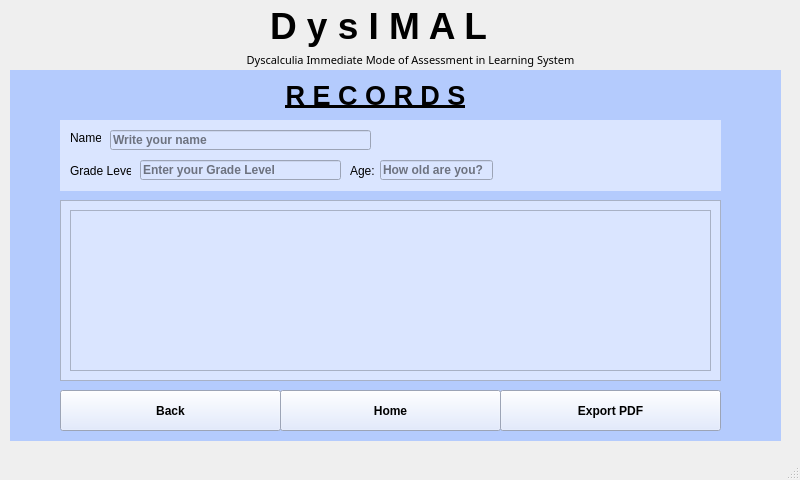
<?xml version="1.0" encoding="UTF-8"?>
<ui version="4.0">
 <class>MainWindow</class>
 <widget class="QMainWindow" name="MainWindow">
  <property name="geometry">
   <rect>
    <x>0</x>
    <y>0</y>
    <width>800</width>
    <height>480</height>
   </rect>
  </property>
  <property name="font">
   <font>
    <stylestrategy>PreferAntialias</stylestrategy>
   </font>
  </property>
  <property name="windowTitle">
   <string>MainWindow</string>
  </property>
  <widget class="QWidget" name="centralwidget">
   <widget class="QWidget" name="widget" native="true">
    <property name="geometry">
     <rect>
      <x>10</x>
      <y>70</y>
      <width>771</width>
      <height>371</height>
     </rect>
    </property>
    <property name="styleSheet">
     <string notr="true">background-color: rgb(180, 203, 253);</string>
    </property>
    <widget class="QFrame" name="frame">
     <property name="enabled">
      <bool>true</bool>
     </property>
     <property name="geometry">
      <rect>
       <x>50</x>
       <y>50</y>
       <width>661</width>
       <height>71</height>
      </rect>
     </property>
     <property name="tabletTracking">
      <bool>false</bool>
     </property>
     <property name="styleSheet">
      <string notr="true">background-color: rgb(218, 229, 255);</string>
     </property>
     <property name="frameShape">
      <enum>QFrame::NoFrame</enum>
     </property>
     <property name="frameShadow">
      <enum>QFrame::Raised</enum>
     </property>
     <property name="lineWidth">
      <number>1</number>
     </property>
     <property name="midLineWidth">
      <number>0</number>
     </property>
     <widget class="QLineEdit" name="lineEdit">
      <property name="geometry">
       <rect>
        <x>50</x>
        <y>10</y>
        <width>261</width>
        <height>20</height>
       </rect>
      </property>
      <property name="font">
       <font>
        <weight>75</weight>
        <bold>true</bold>
       </font>
      </property>
      <property name="text">
       <string/>
      </property>
      <property name="placeholderText">
       <string>Write your name</string>
      </property>
      <property name="clearButtonEnabled">
       <bool>true</bool>
      </property>
     </widget>
     <widget class="QLineEdit" name="lineEdit_2">
      <property name="geometry">
       <rect>
        <x>80</x>
        <y>40</y>
        <width>201</width>
        <height>20</height>
       </rect>
      </property>
      <property name="font">
       <font>
        <weight>75</weight>
        <bold>true</bold>
       </font>
      </property>
      <property name="placeholderText">
       <string>Enter your Grade Level</string>
      </property>
      <property name="clearButtonEnabled">
       <bool>true</bool>
      </property>
     </widget>
     <widget class="QLabel" name="label_3">
      <property name="geometry">
       <rect>
        <x>290</x>
        <y>40</y>
        <width>47</width>
        <height>21</height>
       </rect>
      </property>
      <property name="text">
       <string>Age:</string>
      </property>
     </widget>
     <widget class="QLabel" name="label">
      <property name="geometry">
       <rect>
        <x>10</x>
        <y>10</y>
        <width>31</width>
        <height>16</height>
       </rect>
      </property>
      <property name="text">
       <string>Name:</string>
      </property>
     </widget>
     <widget class="QLabel" name="label_2">
      <property name="geometry">
       <rect>
        <x>10</x>
        <y>40</y>
        <width>61</width>
        <height>21</height>
       </rect>
      </property>
      <property name="text">
       <string>Grade Level:</string>
      </property>
     </widget>
     <widget class="QLineEdit" name="lineEdit_3">
      <property name="geometry">
       <rect>
        <x>320</x>
        <y>40</y>
        <width>113</width>
        <height>20</height>
       </rect>
      </property>
      <property name="font">
       <font>
        <weight>75</weight>
        <bold>true</bold>
       </font>
      </property>
      <property name="placeholderText">
       <string>How old are you?</string>
      </property>
      <property name="clearButtonEnabled">
       <bool>true</bool>
      </property>
     </widget>
    </widget>
    <widget class="QFrame" name="frame_2">
     <property name="geometry">
      <rect>
       <x>50</x>
       <y>130</y>
       <width>661</width>
       <height>181</height>
      </rect>
     </property>
     <property name="styleSheet">
      <string notr="true">background-color: rgb(218, 229, 255);</string>
     </property>
     <property name="frameShape">
      <enum>QFrame::StyledPanel</enum>
     </property>
     <property name="frameShadow">
      <enum>QFrame::Raised</enum>
     </property>
     <widget class="QPlainTextEdit" name="plainTextEdit">
      <property name="geometry">
       <rect>
        <x>10</x>
        <y>10</y>
        <width>641</width>
        <height>161</height>
       </rect>
      </property>
      <property name="readOnly">
       <bool>true</bool>
      </property>
     </widget>
    </widget>
    <widget class="QPushButton" name="pushButton">
     <property name="geometry">
      <rect>
       <x>50</x>
       <y>320</y>
       <width>221</width>
       <height>41</height>
      </rect>
     </property>
     <property name="font">
      <font>
       <weight>75</weight>
       <bold>true</bold>
      </font>
     </property>
     <property name="styleSheet">
      <string notr="true">background-color: rgb(218, 229, 255);</string>
     </property>
     <property name="text">
      <string>Back</string>
     </property>
    </widget>
    <widget class="QPushButton" name="pushButton_2">
     <property name="geometry">
      <rect>
       <x>270</x>
       <y>320</y>
       <width>221</width>
       <height>41</height>
      </rect>
     </property>
     <property name="font">
      <font>
       <weight>75</weight>
       <bold>true</bold>
      </font>
     </property>
     <property name="styleSheet">
      <string notr="true">background-color: rgb(218, 229, 255);</string>
     </property>
     <property name="text">
      <string>Home</string>
     </property>
    </widget>
    <widget class="QPushButton" name="pushButton_3">
     <property name="geometry">
      <rect>
       <x>490</x>
       <y>320</y>
       <width>221</width>
       <height>41</height>
      </rect>
     </property>
     <property name="font">
      <font>
       <weight>75</weight>
       <bold>true</bold>
      </font>
     </property>
     <property name="styleSheet">
      <string notr="true">background-color: rgb(218, 229, 255);</string>
     </property>
     <property name="text">
      <string>Export PDF</string>
     </property>
    </widget>
    <widget class="QLabel" name="label_4">
     <property name="geometry">
      <rect>
       <x>230</x>
       <y>10</y>
       <width>271</width>
       <height>31</height>
      </rect>
     </property>
     <property name="text">
      <string>&lt;html&gt;&lt;head/&gt;&lt;body&gt;&lt;p align=&quot;center&quot;&gt;&lt;span style=&quot; font-size:20pt; font-weight:600; text-decoration: underline;&quot;&gt;R E C O R D S&lt;/span&gt;&lt;/p&gt;&lt;/body&gt;&lt;/html&gt;</string>
     </property>
    </widget>
   </widget>
   <widget class="QLabel" name="label_5">
    <property name="geometry">
     <rect>
      <x>270</x>
      <y>0</y>
      <width>261</width>
      <height>51</height>
     </rect>
    </property>
    <property name="font">
     <font>
      <family>Microsoft YaHei UI</family>
      <pointsize>28</pointsize>
      <weight>75</weight>
      <bold>true</bold>
      <stylestrategy>PreferAntialias</stylestrategy>
     </font>
    </property>
    <property name="text">
     <string>D y s I M A L</string>
    </property>
   </widget>
   <widget class="QLabel" name="label_6">
    <property name="geometry">
     <rect>
      <x>140</x>
      <y>40</y>
      <width>541</width>
      <height>41</height>
     </rect>
    </property>
    <property name="font">
     <font>
      <family>Microsoft JhengHei</family>
      <pointsize>8</pointsize>
      <weight>50</weight>
      <bold>false</bold>
      <underline>false</underline>
      <strikeout>false</strikeout>
      <stylestrategy>PreferDefault</stylestrategy>
      <kerning>false</kerning>
     </font>
    </property>
    <property name="text">
     <string>&lt;html&gt;&lt;head/&gt;&lt;body&gt;&lt;p align=&quot;center&quot;&gt;Dyscalculia Immediate Mode of Assessment in Learning System&lt;/p&gt;&lt;/body&gt;&lt;/html&gt;</string>
    </property>
    <property name="wordWrap">
     <bool>false</bool>
    </property>
   </widget>
  </widget>
  <widget class="QMenuBar" name="menubar">
   <property name="geometry">
    <rect>
     <x>0</x>
     <y>0</y>
     <width>800</width>
     <height>21</height>
    </rect>
   </property>
  </widget>
  <widget class="QStatusBar" name="statusbar"/>
 </widget>
 <resources>
  <include location="b2.qrc"/>
 </resources>
 <connections/>
</ui>
